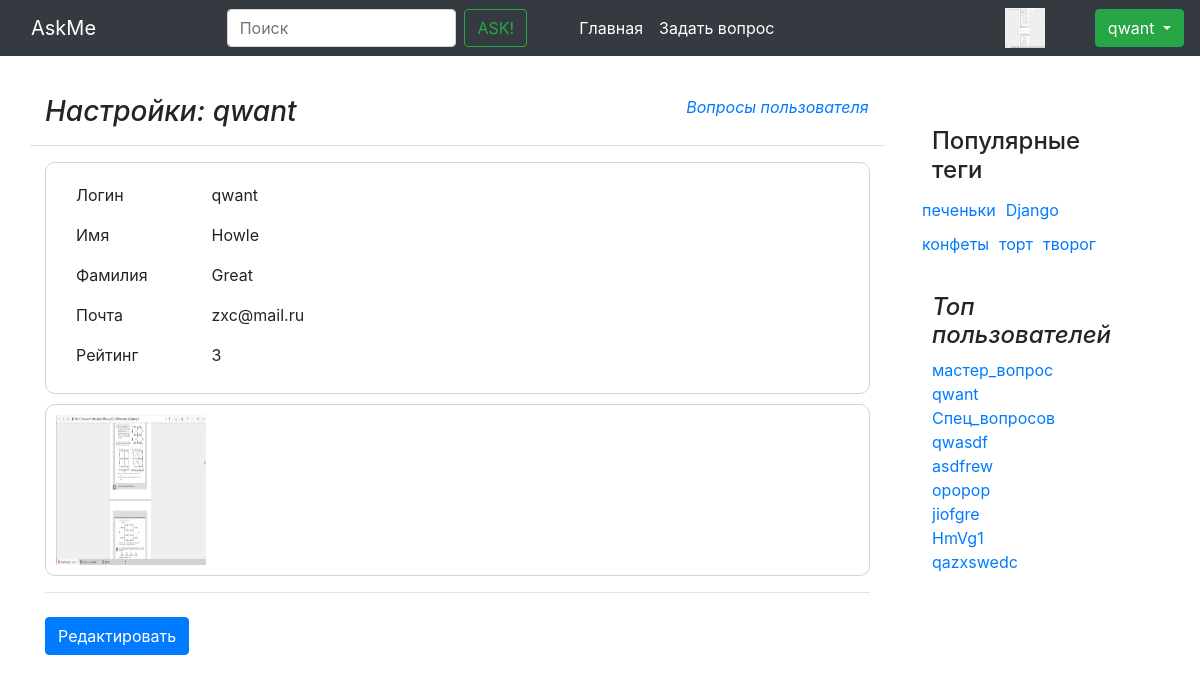
The page /user/1/ (signed in) on the database its author committed.
### questions/models.py (models this page shows, shortened)
class CustomUser(AbstractUser):
    upload = models.ImageField(upload_to='uploads/%Y/%m/%d/', blank=False)
    registration_date = models.DateTimeField(default=timezone.now, verbose_name="Дата решистрации", null=True)
    rating = models.IntegerField(default=0, verbose_name="Рейтинг пользователя", null=True)
    objects = UserManager()
    def __str__(self):
        return self.username

class Tag(models.Model):
    title = models.CharField(max_length=120, verbose_name=u"Заголовок ярлыка", null=True)
    objects = TagManager()

### questions/views.py (the view)
# urls.py: path('user/<int:id>/', views.profile, name="user"),
def profile(request, id):
	return render(request, "user_settings.html", {
		'users' : paginate(request, models.CustomUser.objects.by_rating())[:10],
		'tags' : paginate(request, models.Tag.objects.hottest())[:10],
		"profile": get_object_or_404(models.CustomUser, pk=id),
		})

### questions/manager.py (called while the page is built)
    def hottest(self):
        return self.annotate(question_count=Count('question')).order_by('-question_count')

    def by_rating(self):
        return self.order_by('-rating')

### questions/views.py (called while the page is built)
def paginate(request, objects_list):
    paginator = Paginator(objects_list, 30)
    page = request.GET.get('page')
    try:
        objects = paginator.page(page)
    except PageNotAnInteger:
        objects = paginator.page(1)
    except EmptyPage:
        objects = paginator.page(paginator.num_pages)
    return objects

### questions/templates/user_settings.html (shortened to what this page needs)
{% extends "tag_find.html" %}
{% block OwnLinks %}
  {% load static %}
  <link rel="stylesheet" type="text/css" href="{% static "/css/settings.css" %}">
{% endblock %}
{% block NamePage %}
  <div class="row font-italic border-bottom pb-2 mb-3  ">
    <div class="col-9 ">
      <h3>Настройки: {{profile}}</h3>
    </div>
    <div class="col-3">
      <a href="{% url 'user_questions' id=profile.id %}">
        Вопросы пользователя
      </a>
    </div>
  </div>
{% endblock %}
{% block userPost %}
  <form class="needs-validation" novalidate="">
    <div class="FileDiv">
      <div style="margin-left:20px;margin-top:10px;">
    <div class="form-group row ">
            <div class="col-2">
                Логин
            </div>
            <div class="col-10">
                {{profile}}
            </div>
        </div>
        <div class="form-group row">
            <div class="col-2">
                Имя
            </div>
            <div class="col-10">
                {{profile.first_name}}
            </div>
        </div>
        <div class="form-group row">
            <div class="col-2">
                Фамилия
            </div>
            <div class="col-10">
                {{profile.last_name}}
            </div>
        </div>
        <div class="form-group row">
            <div class="col-2">
                Почта
            </div>
            <div class="col-10">
                {{ profile.email }}
            </div>
        </div>
        <div class="form-group row">
            <div class="col-2">
                Рейтинг
            </div>
            <div class="col-10">
                {{ profile.rating }}
            </div>
        </div>
      </div>
    </div>
    <div class="md-3 container FileDiv group">
      <div class="row">
        <div class="col-md-5">
          {% load static %}
          {% if profile.upload %}
                <img src="{{MEDIA_URL}}{{profile.upload.url}}" width="150" height="150">
              {% else %}
                  <img src="{% static "/img/Empty2.jpg" %}" width="150" height="150">
              {% endif %}
        </div>
      </div>
    </div>
    {% if user.is_authenticated and user.id == profile.id%}
      <hr class="mb-4">
      <div class="form-group row ">
          <div class="col-md-12">
              <a href="{% url 'edit' %}" class="btn btn-primary">Редактировать</a>
          </div>
      </div>
    {% endif %}
  </form>
{% endblock %}

### questions/templates/top_navbar.html (shortened to what this page needs)
{% block title %}
<nav class="navbar navbar-expand-md navbar-dark fixed-top bg-dark">
    <a class="navbar-brand col-md-2" href="{% url 'index' %}">AskMe</a>
    <div class="collapse navbar-collapse" id="navbarCollapse col-md-1">
      <form class="form-inline mt-2 mt-md-0">
        <input class="form-control mr-sm-2 col-md-8" type="text" placeholder="Поиск" aria-label="Search">
        <button class="btn btn-outline-success my-2 my-sm-0"  type="submit">ASK!</button>
      </form>
      <ul class="navbar-nav mr-auto">
            <li class="nav-item active">
                <a class="nav-link" href="{% url 'index' %}">Главная <span class="sr-only">(current)</span></a>
            </li>
            <li class="nav-item active">
                <a class="nav-link" href="{% url 'ask' %}">Задать вопрос <span class="sr-only">(current)</span></a>
            </li>
        </ul>
    </div>
    {% if user.is_authenticated %}
    {% load static %}
    <a href="{% url 'user' id=user.id %}">
      {% if user.upload %}
        <img src="{{MEDIA_URL}}{{user.upload.url}}" width="40" height="40">
      {% else %}
          <img src="{% static "/img/Empty2.jpg" %}" width="40" height="40">
      {% endif %}
    </a>
    <div class="btn-group show" role="group">
        <button id="btnGroupDrop1" type="button" class="btn btn-secondary dropdown-toggle" style="background-color: #28a645; border-color: #28a660; margin-left:50px" data-toggle="dropdown" aria-haspopup="true" aria-expanded="false">
          {{ user }}
        </button>
    </div>
    {% endif %}
          {% load static %}
  </nav>
{% endblock title %}

### questions/templates/aside_menu.html
{% block Asidemenu %}
  <aside class="blog-sidebar my_blog">
    <div class="p-3 mb-3">
      <div class="p-3">
        <h4>Популярные теги</h4>
        <div class="row">
          {% for t in tags %}
            <a href="{% url 'tag' id=t.id %}" class="Pop_tags">{{ t.title }}</a>
          {% endfor %}
        </div>
      </div>
      <div class="p-3">
        <h4 class="font-italic">Топ пользователей</h4>
        <ol class="list-unstyled">
          {% for user in users %}
            <li><a href="{% url 'user' id=user.id %}">{{ user }}</a></li>
          {% endfor %}
        </ol>
      </div>
    </div>
  </aside>
{% endblock Asidemenu %}

### static/css/base.css (style rules this page uses)
.my_blog { margin-top: 95px; }
.Pop_tags { padding: 5px; }

### static/css/settings.css (style rules this page uses)
.my_blog { margin-top: 95px; }
.Pop_tags { padding: 5px; }
.FileDiv { padding: 10px; border: 1px solid #ced4da; border-radius: 10px 10px 10px 10px; margin-top: 10px; }

### rows shown on the page
CustomUser: upload (picture), username "qwant", first_name "Howle", last_name "Great", email "zxc@mail.ru", rating "3"
Tag: title "печеньки"
Tag: title "Django"
Tag: title "конфеты"
Tag: title "торт"
Tag: title "творог"
CustomUser: username "мастер_вопрос"
CustomUser: username "Спец_вопросов"
CustomUser: username "qwasdf"
CustomUser: username "asdfrew"
CustomUser: username "opopop"
CustomUser: username "jiofgre"
CustomUser: username "HmVg1"
CustomUser: username "qazxswedc"
